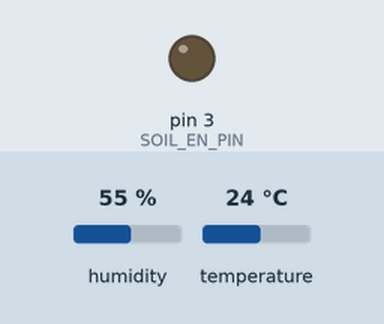
Recording of a sketch running on a simulated Arduino Uno, built with avr-gcc and run on an emulated ATmega328P. Shown: output pins drawn as LEDs (lit = HIGH). Inputs (shaded band) come from the test bench; at power-on: humidity 55 %, temperature 24 °C. No radio packets arrive unless stated. At 0.1 s the program stops and its outputs stay as they are.

Above: at 0.1 s.
Timing chart, 0 to 1.6 s (numbered marks = the images above):
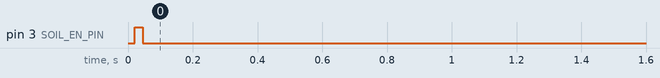

Measured:
- by itself, pin 3 (SOIL_EN_PIN): LOW → HIGH at 0.02 s, → LOW 0.03 s later

The sketch:

WSN_Sensor_Node.ino
```cpp
#include <SPI.h>
#include <LoRa.h>
#include <Wire.h>
#include <Adafruit_SHT31.h>
#include "LowPower.h"

// Cấu hình chân SPI & Ngắt cho LoRa SX1278 trên mạch ATmega328P
#define LORA_SS    10
#define LORA_RST   4
#define LORA_DIO0  2

#define SOIL_EN_PIN   3   // Chân kích nguồn cảm biến đất (PD3)
#define SOIL_ADC_PIN  A0  // Chân đọc Analog độ ẩm đất (PC0)

Adafruit_SHT31 sht30 = Adafruit_SHT31();

#pragma pack(push, 1)
typedef struct {
    uint8_t  header;       // 0x03
    uint8_t  sensor_id;    // ID nút con này (Ví dụ: 0x24)
    uint8_t  router_id;    // Gửi đích danh cho Nút Lai trung gian (0x01)
    int16_t  temperature;  // Nhiệt độ x 100
    uint16_t humidity;     // Độ ẩm khí x 100
    uint8_t  soil_moisture;// % Độ ẩm đất
} LoRa_Data_Frame_t;
#pragma pack(pop)

LoRa_Data_Frame_t sensorData;
volatile bool txDone = false;

void onTxDone() {
    txDone = true;
}

void setup() {
    ADCSRA = 0; // Tắt bộ ADC của chip lúc khởi động để giảm dòng tiêu thụ
    pinMode(SOIL_EN_PIN, OUTPUT);
    digitalWrite(SOIL_EN_PIN, LOW);

    Wire.begin();
    sht30.begin(0x44);

    LoRa.setPins(LORA_SS, LORA_RST, LORA_DIO0);
    if (!LoRa.begin(4335E5)) { while (1); } // Treo nếu lỗi phần cứng LoRa

    LoRa.setSpreadingFactor(8);
    LoRa.setSignalBandwidth(125E3);
    LoRa.setSyncWord(0x12);
    LoRa.onTxDone(onTxDone);
}

void loop() {
    // 1. CẤP ĐIỆN VÀ ĐỌC CẢM BIẾN ĐẤT
    digitalWrite(SOIL_EN_PIN, HIGH);
    delay(20);
    ADCSRA |= (1 << ADEN); // Bật bộ ADC lên để đọc
    delay(5);
    int soil_raw = analogRead(SOIL_ADC_PIN);
    ADCSRA = 0; // Đọc xong tắt ngay bộ ADC
    digitalWrite(SOIL_EN_PIN, LOW); // Ngắt điện cảm biến đất để tiết kiệm pin

    // ĐỌC CẢM BIẾN KHÔNG KHÍ SHT30
    float t = sht30.readTemperature();
    float h = sht30.readHumidity();

    // 2. ĐÓNG GÓI DỮ LIỆU
    sensorData.header = 0x03;
    sensorData.sensor_id = 0x24; // Số 36 mã Hex
    sensorData.router_id = 0x01; // Gửi cho ông Nút Lai

    if (!isnan(t)) sensorData.temperature = (int16_t)(t * 100);
    if (!isnan(h)) sensorData.humidity = (uint16_t)(h * 100);
    sensorData.soil_moisture = map(soil_raw, 1023, 0, 0, 100);

    // 3. PHÁT SÓNG
    txDone = false;
    LoRa.beginPacket();
    LoRa.write((uint8_t*)&sensorData, sizeof(sensorData));
    LoRa.endPacket(true);

    while (!txDone) {
        LowPower.idle(SLEEP_15MS, ADC_OFF, TIMER2_OFF, TIMER1_OFF, TIMER0_OFF, SPI_ON, USART0_OFF, TWI_OFF);
    }
    LoRa.sleep(); // Ép IC LoRa ngủ sâu

    // 4. ĐƯA VI ĐIỀU KHIỂN NGỦ SÂU 15 PHÚT (Vòng lặp 112 lần x 8 giây)
    for (int i = 0; i < 112; i++) {
        LowPower.powerDown(SLEEP_8S, ADC_OFF, BOD_OFF);
    }
}
```
